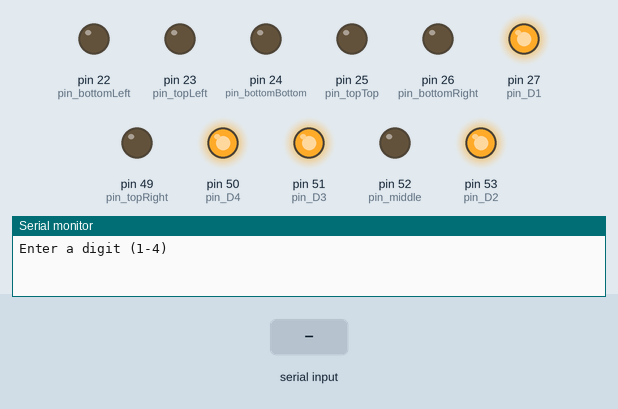
A sketch run on a simulated Arduino Mega 2560, built with avr-gcc and run on an emulated ATmega2560. Parts: output pins drawn as LEDs (lit = HIGH), the last lines printed to the serial monitor. Inputs (shaded band) come from the test bench.

Above: at 1.2 s.
1.3 s: "1\n" received over Serial
At 2.5 s:
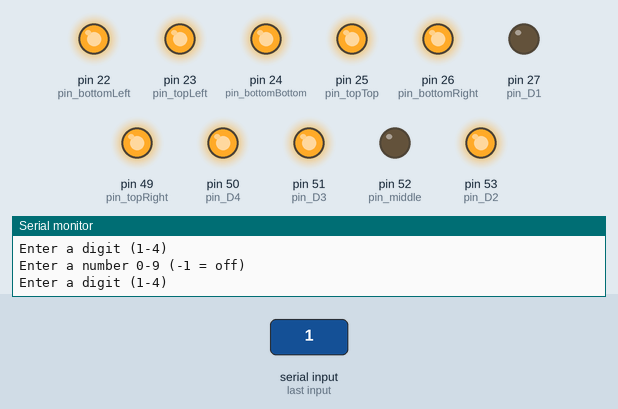
2.8 s: "2\n" received over Serial
At 3.7 s:
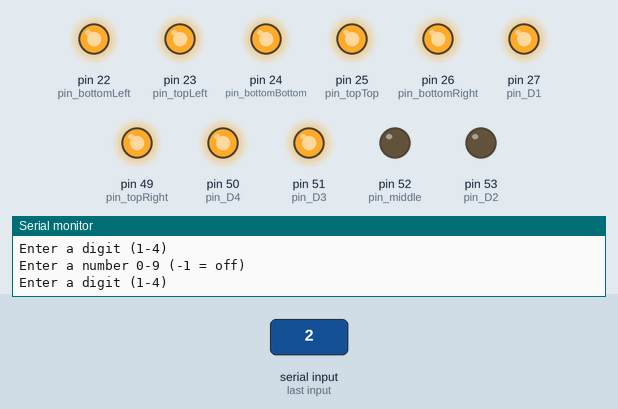
4.3 s: "3\n" received over Serial
At 4.9 s:
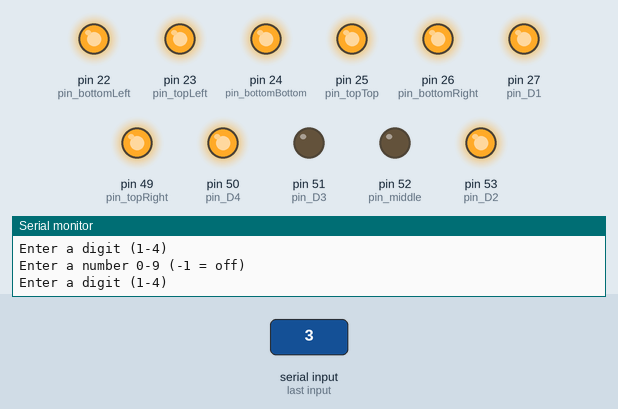
5.8 s: "4\n" received over Serial
At 7.2 s:
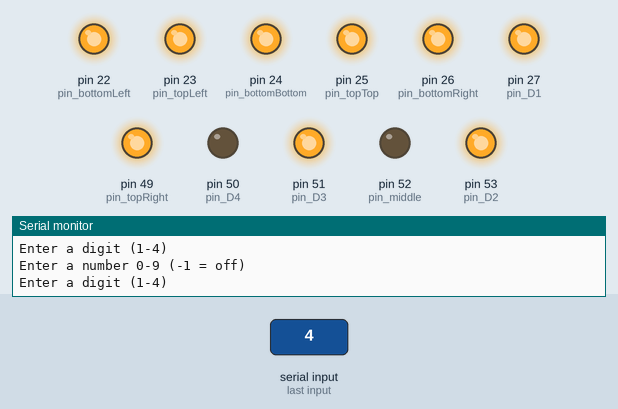
Timing chart, 0 to 8.3 s (numbered marks = the images above; inputs shaded):
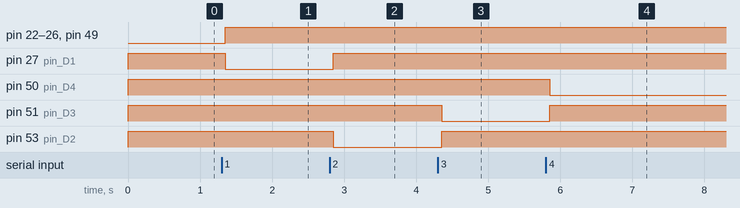

Measured:
- after the input at 1.3 s, pin 22 (pin_bottomLeft), pin 23 (pin_topLeft), pin 24 (pin_bottomBottom), pin 25 (pin_topTop), pin 26 (pin_bottomRight), pin 49 (pin_topRight): LOW → HIGH after 0.05 s; pin 27 (pin_D1): HIGH → LOW after 0.05 s
- after the input at 2.8 s, pin 27 (pin_D1): LOW → HIGH after 0.05 s; pin 53 (pin_D2): HIGH → LOW after 0.05 s
- after the input at 4.3 s, pin 51 (pin_D3): HIGH → LOW after 0.05 s; pin 53 (pin_D2): LOW → HIGH after 0.05 s
- after the input at 5.8 s, pin 50 (pin_D4): HIGH → LOW after 0.05 s; pin 51 (pin_D3): LOW → HIGH after 0.05 s

The sketch:

4Digit7SegmentDisplay.ino
```cpp
const byte pin_D1 = 27;
const byte pin_D2 = 53;
const byte pin_D3 = 51;
const byte pin_D4 = 50;

const byte pin_topTop = 25;
const byte pin_topRight = 49;
const byte pin_topLeft = 23;
const byte pin_middle = 52;
const byte pin_bottomBottom = 24;
const byte pin_bottomRight = 26;
const byte pin_bottomLeft = 22;

const uint8_t digitON = LOW;
const uint8_t digitOFF = HIGH;

const uint8_t segmentON = HIGH;
const uint8_t segmentOFF = LOW;

void setup() {
  // put your setup code here, to run once:
  pinMode(pin_D1, OUTPUT);
  pinMode(pin_D2, OUTPUT);
  pinMode(pin_D3, OUTPUT);
  pinMode(pin_D4, OUTPUT);

  digitalWrite(pin_D1, digitOFF);
  digitalWrite(pin_D2, digitOFF);
  digitalWrite(pin_D3, digitOFF);
  digitalWrite(pin_D4, digitOFF);

  pinMode(pin_topTop, OUTPUT);
  pinMode(pin_topRight, OUTPUT);
  pinMode(pin_topLeft, OUTPUT);
  pinMode(pin_middle, OUTPUT);
  pinMode(pin_bottomBottom, OUTPUT);
  pinMode(pin_bottomRight, OUTPUT);
  pinMode(pin_bottomLeft, OUTPUT);

  Serial.begin(9600);
  Serial.setTimeout(50);
  Serial.println("Enter a digit (1-4)");
}

void loop() {
  // put your main code here, to run repeatedly:
  if (Serial.available() > 0) {   // Wait for user input
    int digit = Serial.parseInt();
    if (isValidDigit(digit)) {
      Serial.println("Enter a number 0-9 (-1 = off)");
      while (Serial.available() == 0) {};   // Wait for user input
      int number = Serial.parseInt();
      if (isValidNumber(number)) {
        resetDigitPins();
        displayNumber(digit, number);
        Serial.println("Enter a digit (1-4)");
      }
      else {
        Serial.println("Invalid Number");
        Serial.println("Enter a digit (1-4)");
      }
    }
    else {
      Serial.println("Invalid Digit");
      Serial.println("Enter a digit (1-4)");
    }
  }
}

bool isValidDigit(int dig) {
  if (dig >= 1 && dig <= 4) {
    return true;
  }
  else {
    return false;
  }
}

bool isValidNumber(int num) {
  if (num >= -1 && num <= 9) {
    return true;
  }
  else {
    return false;
  }
}

void displayNumber(int dig, int num) {
  switch (dig) {
    case 1:
      digitalWrite(pin_D1, digitON);
      break;
    case 2:
      digitalWrite(pin_D2, digitON);
      break;
    case 3:
      digitalWrite(pin_D3, digitON);
      break;
    case 4:
      digitalWrite(pin_D4, digitON);
      break;
  }

  switch (num) {
    case -1:
      turnOnLeds(segmentOFF, segmentOFF, segmentOFF, segmentOFF, segmentOFF, segmentOFF, segmentOFF, segmentOFF);
      break;
    case 0:
      turnOnLeds(segmentON, segmentON, segmentOFF, segmentON, segmentON, segmentOFF, segmentON, segmentON);
      break;
    case 1:
      turnOnLeds(segmentOFF, segmentON, segmentOFF, segmentON, segmentOFF, segmentOFF, segmentOFF, segmentOFF);
      break;
    case 2:
      turnOnLeds(segmentON, segmentON, segmentOFF, segmentOFF, segmentOFF, segmentON, segmentON, segmentON);
      break;
    case 3:
      turnOnLeds(segmentON, segmentON, segmentOFF, segmentON, segmentOFF, segmentON, segmentON, segmentOFF);
      break;
    case 4:
      turnOnLeds(segmentOFF, segmentON, segmentOFF, segmentON, segmentON, segmentON, segmentOFF, segmentOFF);
      break;
    case 5:
      turnOnLeds(segmentON, segmentOFF, segmentOFF, segmentON, segmentON, segmentON, segmentON, segmentOFF);
      break;
    case 6:
      turnOnLeds(segmentON, segmentOFF, segmentOFF, segmentON, segmentON, segmentON, segmentON, segmentON);
      break;
    case 7:
      turnOnLeds(segmentON, segmentON, segmentOFF, segmentON, segmentOFF, segmentOFF, segmentOFF, segmentOFF);
      break;
    case 8:
      turnOnLeds(segmentON, segmentON, segmentOFF, segmentON, segmentON, segmentON, segmentON, segmentON);
      break;
    case 9:
      turnOnLeds(segmentON, segmentON, segmentOFF, segmentON, segmentON, segmentON, segmentON, segmentOFF);
      break;
  }
}

void resetDigitPins() {
  digitalWrite(pin_D1, digitOFF);
  digitalWrite(pin_D2, digitOFF);
  digitalWrite(pin_D3, digitOFF);
  digitalWrite(pin_D4, digitOFF);
}

void turnOnLeds(uint8_t topTop, uint8_t topRight, uint8_t decimalPoint, uint8_t bottomRight, uint8_t topLeft, uint8_t middle, uint8_t bottomBottom, uint8_t bottomLeft) {
  digitalWrite(pin_topTop, topTop);
  digitalWrite(pin_topRight, topRight);
  digitalWrite(pin_bottomRight, bottomRight);
  digitalWrite(pin_topLeft, topLeft);
  digitalWrite(pin_middle, middle);
  digitalWrite(pin_bottomBottom, bottomBottom);
  digitalWrite(pin_bottomLeft, bottomLeft);
}
```
